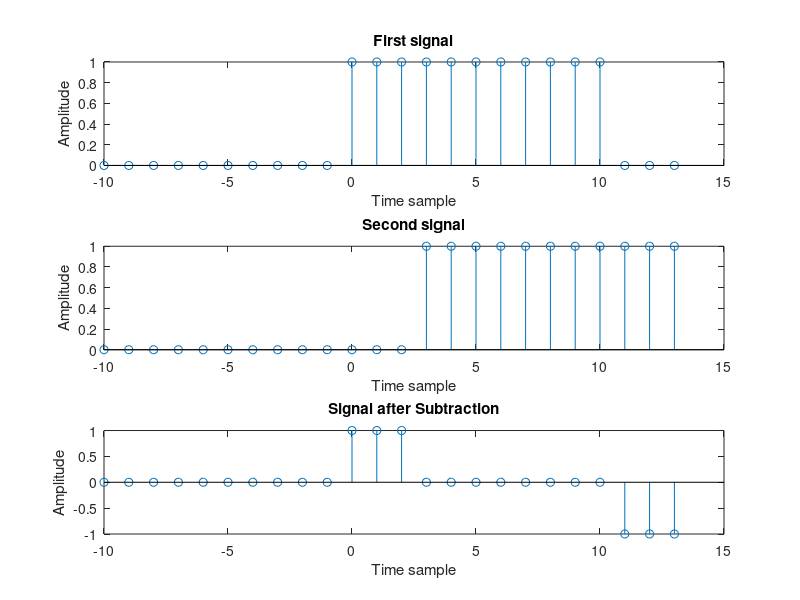

Here is the MATLAB script that generated this plot:
n1=-10:10;
x=(n1>=0);
n2=n1+3;
y=x;
u=min(min(n1),min(n2));
t=max(max(n1),max(n2));
r=u:1:t;
z1=[];
temp=1;
for i=1:length(r)
    if(r(i)<min(n1) || r(i)>max(n1))
      z1=[z1 0];
    else
        z1=[z1 x(temp)];
        temp=temp+1;
    end
end
z2=[];
temp=1;
for i=1:length(r)
    if(r(i)<min(n2) || r(i)>max(n2))
      z2=[z2 0];
    else
        z2=[z2 y(temp)];
        temp=temp+1;
    end
end
z=z1-z2;
subplot(3,1,1);
stem(r,z1);
xlabel('Time sample');
ylabel('Amplitude');
title('First signal');
subplot(3,1,2);
stem(r,z2);
xlabel('Time sample');
ylabel('Amplitude');
title('Second signal');
subplot(3,1,3);
stem(r,z);
xlabel('Time sample');
ylabel('Amplitude');
title('Signal after Subtraction');